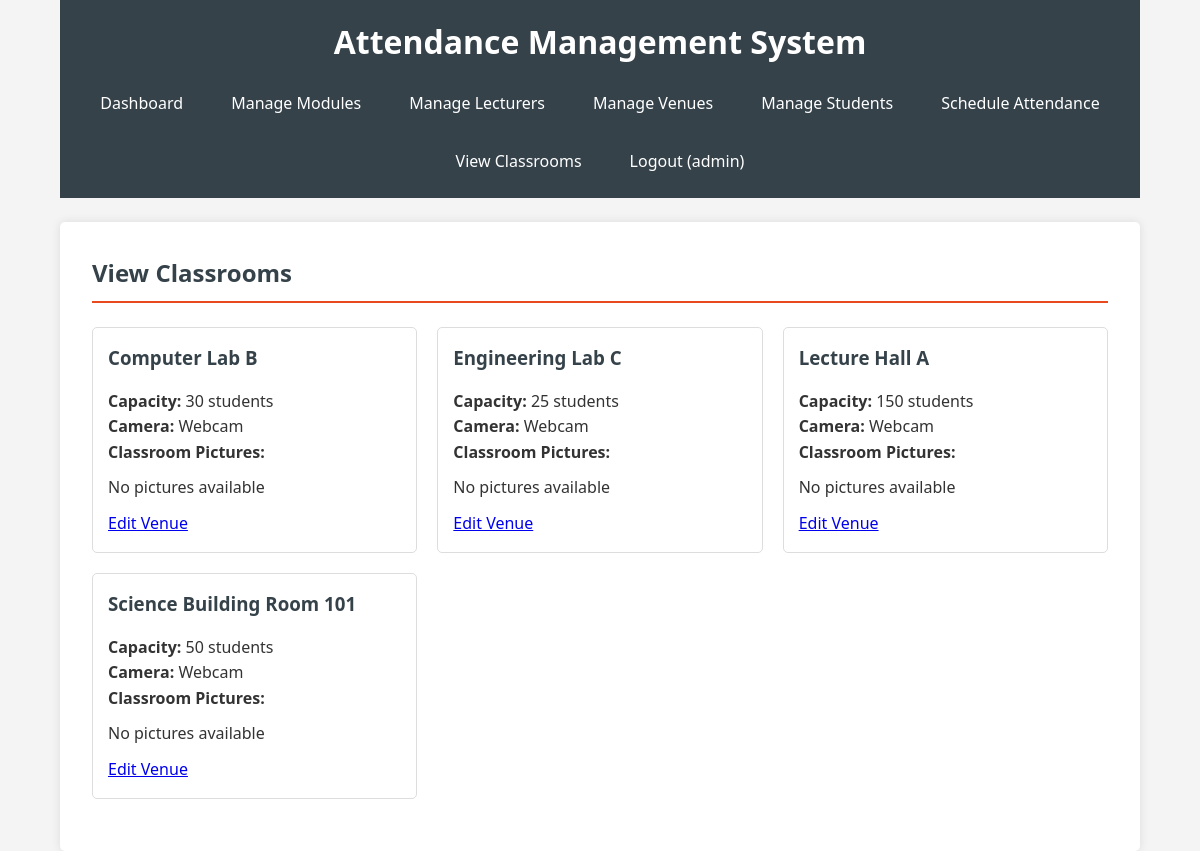
The app's page /modules/view_classrooms.php (signed in) with its own data.
### tables this page shows
CREATE TABLE venues (
    id INT PRIMARY KEY AUTO_INCREMENT,
    name VARCHAR(100) NOT NULL,
    capacity INT NOT NULL,
    ip_camera VARCHAR(255) DEFAULT '0',
    created_at TIMESTAMP DEFAULT CURRENT_TIMESTAMP
);

### modules/view_classrooms.php (the view, shortened to what this page needs)
<?php
$database = new Database();
$db = $database->getConnection();
$query = "SELECT v.*,
                 (SELECT GROUP_CONCAT(picture_path) FROM classroom_pictures WHERE venue_id = v.id) as pictures
          FROM venues v
          ORDER BY v.name";
$stmt = $db->prepare($query);
$stmt->execute();
$venues = $stmt->fetchAll(PDO::FETCH_ASSOC);
?>
<!DOCTYPE html>
<html lang="en">
<head>
    <link rel="stylesheet" href="css/style.css">
</head>
<body>
    <div class="container">
        <header>
            <h1>Attendance Management System</h1>
            <nav>
                <a href="dashboard.php">Dashboard</a>
                <a href="modules/manage_modules.php">Manage Modules</a>
                <a href="modules/manage_lecturers.php">Manage Lecturers</a>
                <a href="modules/manage_venues.php">Manage Venues</a>
                <a href="modules/manage_students.php">Manage Students</a>
                <a href="modules/schedule_attendance.php">Schedule Attendance</a>
                <a href="view_classrooms.php">View Classrooms</a>
                <a href="logout.php">Logout (<?php echo $_SESSION['username']; ?>)</a>
            </nav>
        </header>
        <main>
            <h2>View Classrooms</h2>
            <div class="classroom-gallery">
                <?php foreach ($venues as $venue):
                    $pictures = $venue['pictures'] ? explode(',', $venue['pictures']) : [];
                ?>
                <div class="classroom-card">
                    <h3><?php echo htmlspecialchars($venue['name']); ?></h3>
                    <p><strong>Capacity:</strong> <?php echo $venue['capacity']; ?> students</p>
                    <p><strong>Camera:</strong>
                        <?php if ($venue['ip_camera'] != '0'): ?>
                            <a href="<?php echo htmlspecialchars($venue['ip_camera']); ?>" target="_blank">View Live Feed</a>
                        <?php else: ?>
                            Webcam
                        <?php endif; ?>
                    </p>
                    <h4>Classroom Pictures:</h4>
                    <div class="classroom-images">
                        <?php if (!empty($pictures)): ?>
                            <?php foreach ($pictures as $picture): ?>
                                <img src="uploads/classrooms/<?php echo $picture; ?>" alt="Classroom Picture">
                            <?php endforeach; ?>
                        <?php else: ?>
                            <p>No pictures available</p>
                        <?php endif; ?>
                    </div>
                    <a href="modules/manage_venues.php">Edit Venue</a>
                </div>
                <?php endforeach; ?>
            </div>
        </main>
    </div>
</body>
</html>

### css/style.css (style rules this page uses)
* { margin: 0; padding: 0; box-sizing: border-box; }
body { font-family: 'Segoe UI', Tahoma, Geneva, Verdana, sans-serif; line-height: 1.6; color: #333; background-color: #f4f4f4; }
.container { width: 90%; max-width: 1200px; margin: 0 auto; }
header { background: #35424a; color: #ffffff; padding: 1rem 0; margin-bottom: 1.5rem; }
header h1 { text-align: center; margin-bottom: 1rem; }
nav { display: flex; justify-content: center; flex-wrap: wrap; gap: 1rem; }
nav a { color: #ffffff; text-decoration: none; padding: 0.5rem 1rem; border-radius: 4px; transition: background 0.3s; }
main { background: #ffffff; padding: 2rem; border-radius: 5px; box-shadow: 0 0 10px rgba(0, 0, 0, 0.1); }
h2 { color: #35424a; margin-bottom: 1.5rem; padding-bottom: 0.5rem; border-bottom: 2px solid #e8491d; }
h3 { color: #35424a; margin-bottom: 1rem; }

### modules/view_classrooms.php (style rules this page uses)
.classroom-gallery { display: grid; grid-template-columns: repeat(auto-fill, minmax(300px, 1fr)); gap: 20px; margin: 20px 0; }
.classroom-card { border: 1px solid #ddd; border-radius: 5px; padding: 15px; }
.classroom-images { display: flex; flex-wrap: wrap; gap: 10px; margin: 10px 0; }

### records on screen
venues: name "Computer Lab B", capacity "30", ip_camera "Webcam"
venues: name "Engineering Lab C", capacity "25", ip_camera "Webcam"
venues: name "Lecture Hall A", capacity "150", ip_camera "Webcam"
venues: name "Science Building Room 101", capacity "50", ip_camera "Webcam"

### other values on screen
$_SESSION['username'] "admin"
